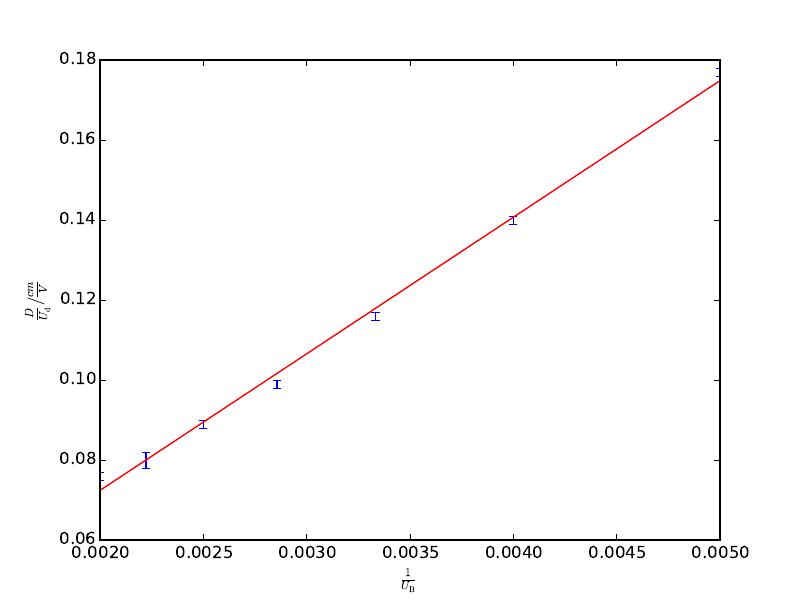

Recreate this plot in Python.
import matplotlib.pyplot as plt
import numpy as np
from scipy.optimize import curve_fit
import uncertainties.unumpy as unp
from uncertainties import ufloat

x=np.linspace(0.0015, 0.0055)
x=[1/200, 1/250, 1/300, 1/350, 1/400, 1/450, 1/500]
y=[0.177, 0.140, 0.116, 0.099, 0.089, 0.080, 0.076]
e=[0.001, 0.001, 0.001, 0.001, 0.001, 0.002, 0.001]

def f(x,a,b):
    return a*x+b
params,covariance = curve_fit(f,x,y)
errors = np.sqrt(np.diag(covariance))
print ('a=',params[0], '±', errors[0])
print ('b=',params[1],'±', errors [1])
e=[0.001, 0.001, 0.001, 0.001, 0.001, 0.002, 0.001]
plt.errorbar(x,y,yerr=e, fmt='None',label="Messwerte")
xfine=np.linspace(0.002 ,0.005,100)
plt.plot(xfine, f(xfine, params[0], params[1]), 'r-',label="Ausgleichgerade")

a=ufloat(34.147,0.972)
print ((a/35.75)*100)
plt.xlabel(r'reziproke Beschleunigungsspannung $\frac{1}{U_\mathrm{B}}}/\frac{1}{\mathrm{V}}$')
plt.ylabel(r'Empfindlichkeit $\frac{D}{U_\mathrm{d}}/\frac{\mathrm{cm}}{\mathrm{V}}$')
plt.legend(loc='best')
plt.savefig('501-a3.pdf')
